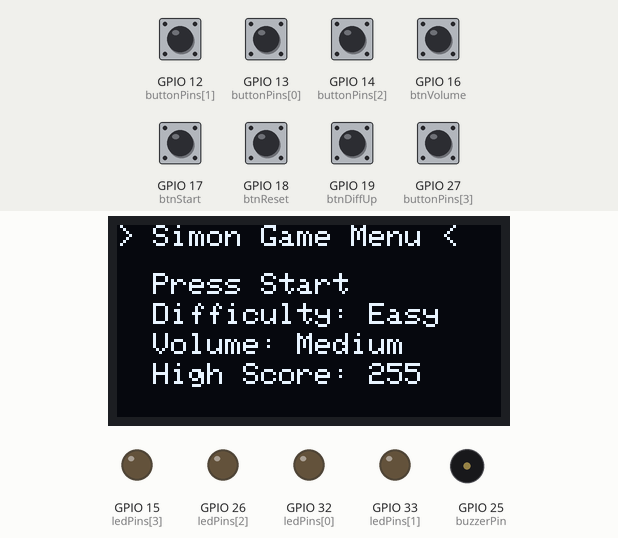
This sketch was run on a simulated ESP32. Parts: 128×64 one-colour display, output pins drawn as LEDs (lit = HIGH), buzzer (waves = sounding). The inputs (shaded band) are chosen by the test bench; at power-on: GPIO 12 (buttonPins[1]), GPIO 13 (buttonPins[0]), GPIO 14 (buttonPins[2]), GPIO 16 (btnVolume), GPIO 17 (btnStart), GPIO 18 (btnReset), GPIO 19 (btnDiffUp), GPIO 27 (buttonPins[3]) HIGH. Random numbers use the default seed unless the sketch sets one; EEPROM starts erased.

Above: at 1.2 s.
1.3 s: GPIO 17 (btnStart) pulled LOW for 0.15 s
At 3.3 s:
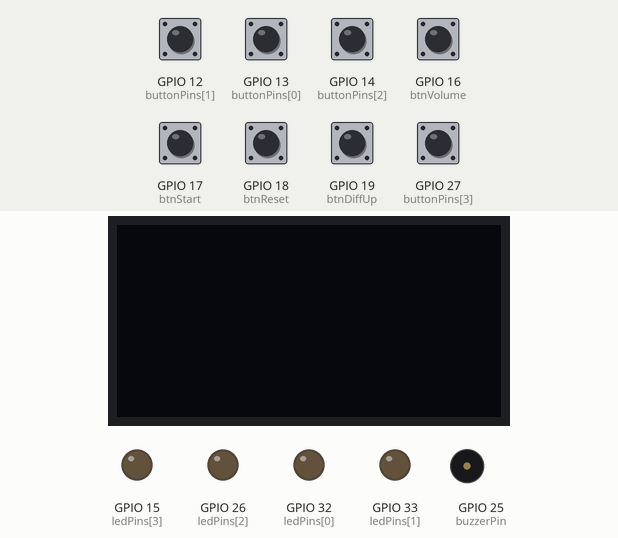
3.8 s: GPIO 12 (buttonPins[1]) pulled LOW for 0.15 s
At 5.1 s:
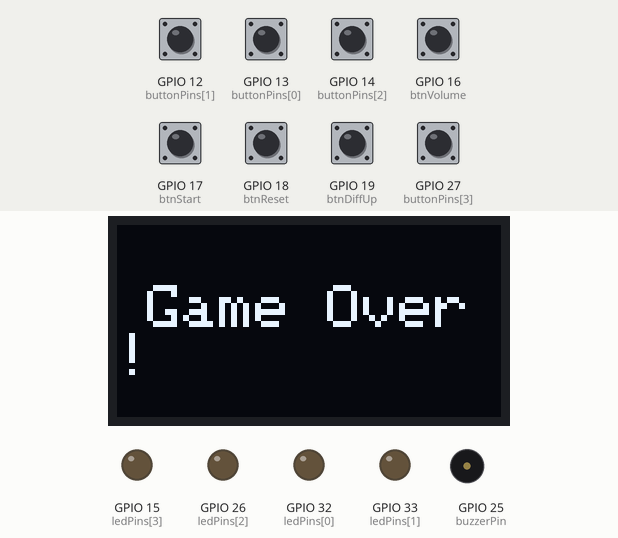
6.9 s: GPIO 16 (btnVolume) pulled LOW for 0.15 s
At 8.1 s:
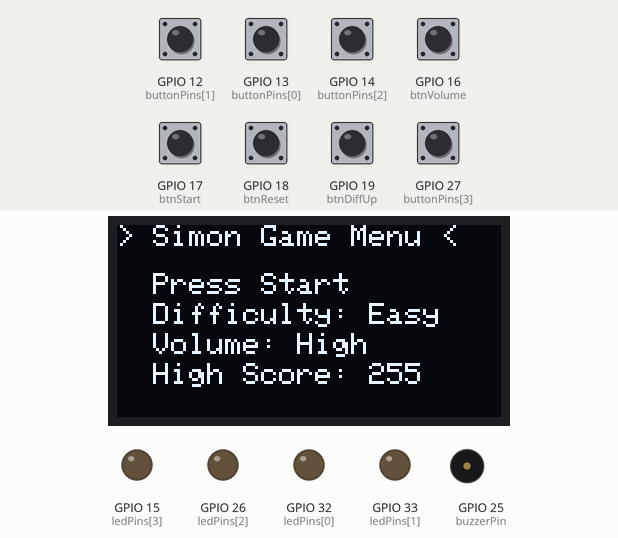
8.5 s: GPIO 19 (btnDiffUp) pulled LOW for 0.15 s
At 9.4 s:
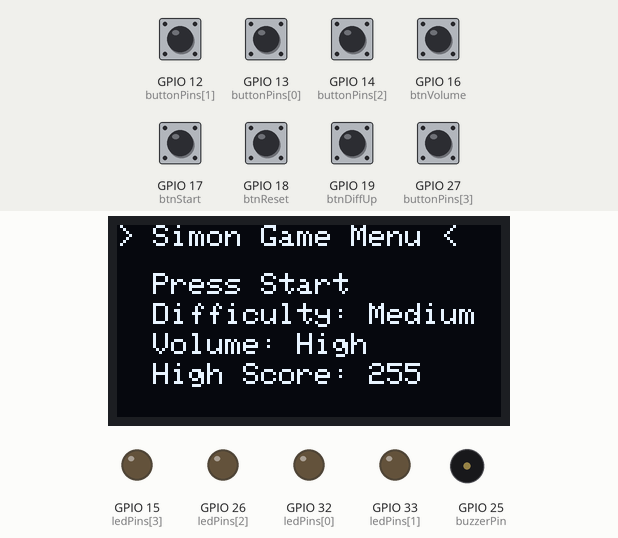
10.1 s: GPIO 16 (btnVolume) pulled LOW for 1 s
At 10.7 s:
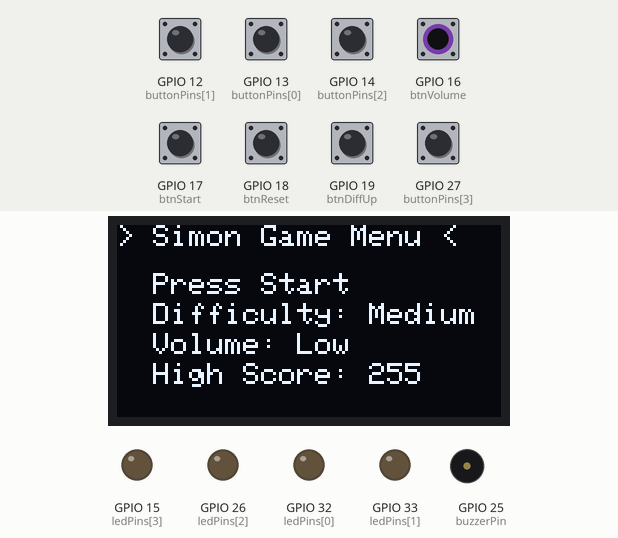
12.6 s: GPIO 19 (btnDiffUp) pulled LOW for 1 s
At 13.8 s:
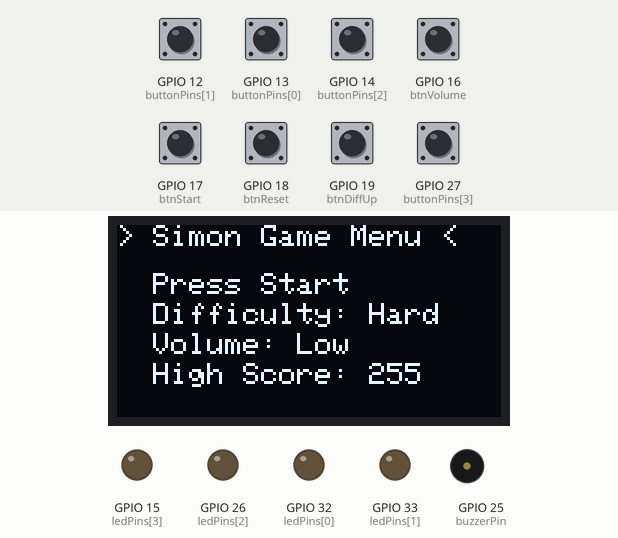
Timing chart, 0 to 15.6 s (numbered marks = the images above; inputs shaded):
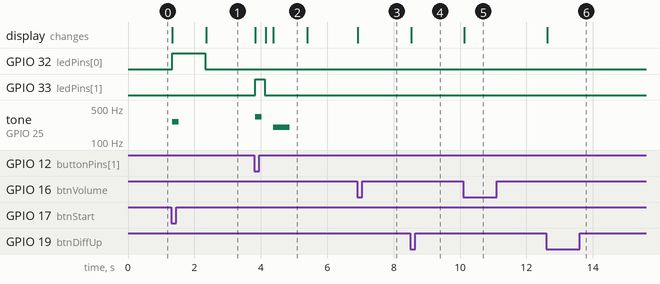

Measured:
- after the input at 1.3 s, GPIO 32 (ledPins[0]): LOW → HIGH at once, → LOW 1.0 s later; tone on GPIO 25 (buzzerPin): silent → 261 Hz at once, → silent 0.20 s later; the display: first changes at once (image 1 shows a later state)
- after the input at 3.8 s, GPIO 33 (ledPins[1]): LOW → HIGH at once, → LOW 0.30 s later; tone on GPIO 25 (buzzerPin): silent → 329 Hz at once, → silent 0.20 s later, → 200 Hz 0.35 s later, → silent 0.50 s later; the display: first changes at once (image 2 shows a later state)
- after the input at 6.9 s, the display: changes at once (image 3)
- after the input at 8.5 s, the display: changes at once (image 4)
- after the input at 10.1 s, the display: changes at once (image 5)
- after the input at 12.6 s, the display: changes at once (image 6)
- what the display in image 2 shows lasts 1.0 s, from 4.4 s to 5.4 s

The sketch:

jeuSimon.ino
```cpp
#include <Wire.h> // Bibliothèque I2C pour communiquer avec l'écran OLED
#include <Adafruit_GFX.h> // Bibliothèque graphique pour dessiner sur l'écran
#include <Adafruit_SSD1306.h> // Contrôle spécifique pour les écrans SSD1306
#include <EEPROM.h> // Utilisé pour stocker le high score même après redémarrage

// Configuration de l'écran OLED
#define SCREEN_WIDTH 128
#define SCREEN_HEIGHT 64
#define OLED_RESET -1 // Pas de pin de reset utilisée
Adafruit_SSD1306 display(SCREEN_WIDTH, SCREEN_HEIGHT, &Wire, OLED_RESET);

// Définition des broches
const int buttonPins[4] = { 13, 12, 14, 27 }; // Boutons pour les couleurs (rouge, bleu, vert, jaune)
const int ledPins[4] = { 32, 33, 26, 15 };    // LEDs correspondantes
const int buzzerPin = 25; // Buzzer pour les sons

// Boutons de contrôle
const int btnDiffUp = 19;  // Changer la difficulté
const int btnReset = 18;   // Réinitialiser le jeu
const int btnStart = 17;   // Lancer le jeu
const int btnVolume = 16;  // Changer le volume

// Variables du jeu
int pattern[100]; // Tableau pour stocker la séquence de couleurs
int level = 0;    // Niveau actuel
int highScore = 0; // Meilleur score sauvegardé
int difficulty = 1; // 1 = Facile, 2 = Moyen, 3 = Difficile, 4 = Infini
int volume = 2;     // 1 = Bas, 2 = Moyen, 3 = Fort
bool inGame = false; // Le jeu est-il en cours ?

unsigned long lastDebounceTime = 0;
const unsigned long debounceDelay = 200; // Anti-rebond des boutons

// Déclarations des fonctions utilisées plus bas
void drawMenu();
void playGame();
void showColor(int index);
void playTone(int index);
int getDelayTime();
void clearScreen();
void gameOver();
int waitForButton();
void celebrateVictory();
void startGame();
int getMaxLevel();
String getDifficultyLabel();
String getVolumeLabel();

void setup() {
  Serial.begin(115200); // Pour le débogage série

  // Initialisation des boutons et LEDs
  for (int i = 0; i < 4; i++) {
    pinMode(buttonPins[i], INPUT_PULLUP); // Boutons en pull-up
    pinMode(ledPins[i], OUTPUT); // LEDs en sortie
  }
  pinMode(buzzerPin, OUTPUT);

  // Boutons de contrôle
  pinMode(btnVolume, INPUT_PULLUP);
  pinMode(btnDiffUp, INPUT_PULLUP);
  pinMode(btnStart, INPUT_PULLUP);
  pinMode(btnReset, INPUT_PULLUP);

  // Lecture du high score sauvegardé
  EEPROM.begin(4);
  highScore = EEPROM.read(0);

  // Initialisation de l’écran OLED
  if (!display.begin(SSD1306_SWITCHCAPVCC, 0x3C)) {
    Serial.println(F("SSD1306 failed"));
    while (true); // Boucle infinie en cas d’échec
  }

  randomSeed(analogRead(0)); // Initialisation du générateur aléatoire
  drawMenu(); // Affiche le menu au démarrage
}

void loop() {
  if (!inGame) {
    // Gestion du menu quand le jeu n’est pas lancé
    static bool btnPressed = false;

    if (millis() - lastDebounceTime < debounceDelay) return;

    // Changer la difficulté
    if (digitalRead(btnDiffUp) == LOW && !btnPressed) {
      difficulty = (difficulty % 4) + 1;
      drawMenu();
      btnPressed = true;
      lastDebounceTime = millis();
    }
    // Changer le volume
    else if (digitalRead(btnVolume) == LOW && !btnPressed) {
      volume = (volume % 3) + 1;
      drawMenu();
      btnPressed = true;
      lastDebounceTime = millis();
    }
    // Lancer le jeu
    else if (digitalRead(btnStart) == LOW && !btnPressed) {
      startGame();
      btnPressed = true;
      lastDebounceTime = millis();
    }
    // Réinitialisation de l’état des boutons
    else if (digitalRead(btnDiffUp) == HIGH &&
             digitalRead(btnVolume) == HIGH &&
             digitalRead(btnStart) == HIGH) {
      btnPressed = false;
    }
  } else {
    // Le jeu est en cours
    playGame();
  }
}

// Affiche le menu principal
void drawMenu() {
  display.clearDisplay();
  display.setTextSize(1);
  display.setTextColor(SSD1306_WHITE);
  display.setCursor(0, 0);
  display.println("> Simon Game Menu <");

  display.setCursor(0, 16);
  display.println("  Press Start");

  display.setCursor(0, 26);
  display.print("  Difficulty: ");
  display.println(getDifficultyLabel());

  display.setCursor(0, 36);
  display.print("  Volume: ");
  display.println(getVolumeLabel());

  display.setCursor(0, 46);
  display.print("  High Score: ");
  display.println(highScore);

  display.display();
}

// Retourne le label de difficulté selon la valeur
String getDifficultyLabel() {
  switch (difficulty) {
    case 1: return "Easy";
    case 2: return "Medium";
    case 3: return "Hard";
    case 4: return "Infinite";
  }
  return "Unknown";
}

// Retourne le label du volume
String getVolumeLabel() {
  switch (volume) {
    case 1: return "Low";
    case 2: return "Medium";
    case 3: return "High";
  }
  return "Unknown";
}

// Retourne le niveau maximum selon la difficulté
int getMaxLevel() {
  switch (difficulty) {
    case 1: return 20;
    case 2: return 30;
    case 3: return 50;
    default: return 1000; // Mode infini
  }
}

// Initialise une nouvelle partie
void startGame() {
  inGame = true;
  level = 0;
  pattern[0] = random(0, 4); // Commence avec une couleur aléatoire
}

// Fonction principale du jeu
void playGame() {
  // Affiche la séquence à suivre
  for (int i = 0; i <= level; i++) {
    if (digitalRead(btnReset) == LOW) {
      gameOver();
      return;
    }

    showColor(pattern[i]);
    playTone(pattern[i]);
    digitalWrite(ledPins[pattern[i]], HIGH);
    delay(getDelayTime());
    digitalWrite(ledPins[pattern[i]], LOW);
    clearScreen();
    delay(200);
  }

  // Lecture des entrées utilisateur
  for (int i = 0; i <= level; i++) {
    int input = waitForButton();
    if (input == -1 || input != pattern[i]) {
      gameOver();
      return;
    }
  }

  // Étape suivante
  level++;
  if (difficulty != 4 && level >= getMaxLevel()) {
    celebrateVictory();
    return;
  }

  if (level < 100) {
    pattern[level] = random(0, 4); // Ajoute une nouvelle note
  }

  delay(800);
}

// Attend l'appui d'un des 4 boutons de couleur
int waitForButton() {
  while (true) {
    if (digitalRead(btnReset) == LOW) return -1;

    for (int i = 0; i < 4; i++) {
      if (digitalRead(buttonPins[i]) == LOW) {
        showColor(i);
        playTone(i);
        digitalWrite(ledPins[i], HIGH);
        delay(300);
        digitalWrite(ledPins[i], LOW);
        clearScreen();
        delay(200);
        return i;
      }
    }
  }
}

// Affiche la couleur actuelle sur l'écran OLED
void showColor(int index) {
  display.clearDisplay();
  display.setTextSize(2);
  display.setCursor(20, 20);
  display.setTextColor(SSD1306_WHITE);
  if (index == 0) display.println("RED");
  if (index == 1) display.println("BLUE");
  if (index == 2) display.println("GREEN");
  if (index == 3) display.println("YELLOW");
  display.display();
}

// Joue le son correspondant à une couleur
void playTone(int index) {
  int freq = 0;
  switch (index) {
    case 0: freq = 261; break;
    case 1: freq = 329; break;
    case 2: freq = 392; break;
    case 3: freq = 523; break;
  }
  int duration = volume * 100;
  tone(buzzerPin, freq, duration);
}

// Calcule le délai selon la difficulté ou la vitesse croissante (mode infini)
int getDelayTime() {
  if (difficulty == 4) {
    int t = 1000 - level * 20;
    return (t < 150) ? 150 : t;
  }

  switch (difficulty) {
    case 1: return 1000;
    case 2: return 600;
    case 3: return 300;
  }

  return 800;
}

// Efface l'écran OLED
void clearScreen() {
  display.clearDisplay();
  display.display();
}

// Gère la fin de partie
void gameOver() {
  display.clearDisplay();
  display.setTextSize(2);
  display.setCursor(10, 20);
  display.setTextColor(SSD1306_WHITE);
  display.println("Game Over!");
  display.display();

  tone(buzzerPin, 200, 500);
  delay(1000);

  // Sauvegarde le score si meilleur
  if (level > highScore) {
    highScore = level;
    EEPROM.write(0, highScore);
    EEPROM.commit();
  }

  inGame = false;
  drawMenu();
}

// Affiche un message de victoire
void celebrateVictory() {
  display.clearDisplay();
  display.setTextSize(1);
  display.setCursor(10, 10);
  display.setTextColor(SSD1306_WHITE);
  display.println("Congratulations!");
  display.setCursor(10, 30);
  display.println("You beat the game!");
  display.display();

  // Animation avec LEDs et buzzer
  for (int i = 0; i < 3; i++) {
    for (int l = 0; l < 4; l++) digitalWrite(ledPins[l], HIGH);
    tone(buzzerPin, 880, 300);
    delay(400);
    for (int l = 0; l < 4; l++) digitalWrite(ledPins[l], LOW);
    delay(200);
  }

  if (level > highScore) {
    highScore = level;
    EEPROM.write(0, highScore);
    EEPROM.commit();
  }

  delay(2000);
  inGame = false;
  drawMenu();
}
```
